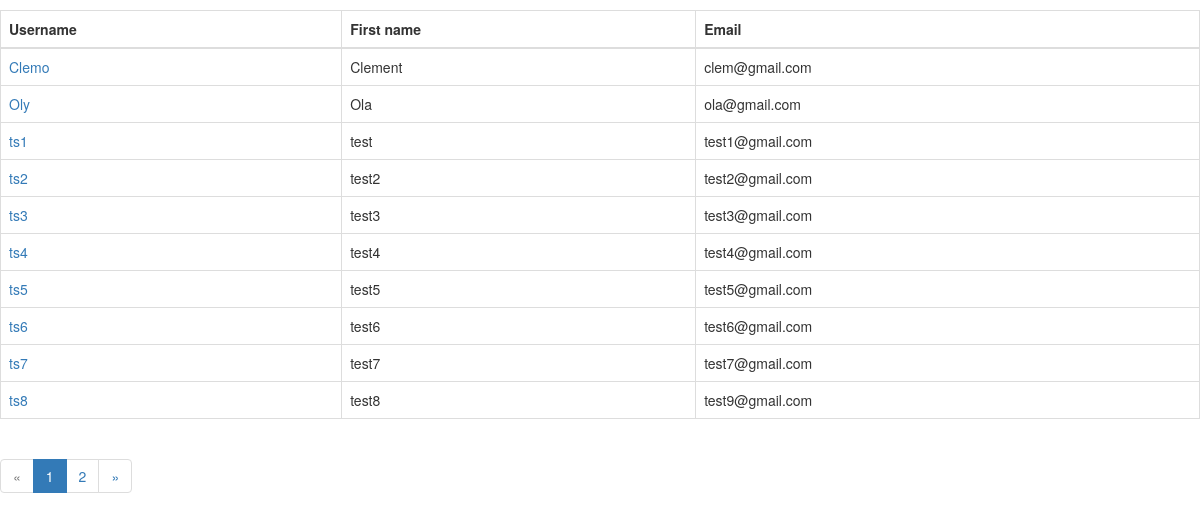
/users/, run on the app's committed database.
### users/models.py (models this page shows, shortened)
class User(models.Model):
    user_name = models.CharField(max_length=50)
    first_name = models.CharField( max_length=50)
    user_email = models.CharField( max_length=50)

### users/views.py (the view)
def index(request):
    users_list = User.objects.all()
    page = request.GET.get('page', 1)
    paginator = Paginator(users_list, 10)
    try:
        users = paginator.page(page)
    except PageNotAnInteger:
        users = paginator.page(1)
    except EmptyPage:
        users= paginator.page(paginator.num_pages)
    context= {'users':users }
    return render(request, 'users/index.htm', context)

### users/templates/users/index.htm (shortened to what this page needs)
<!DOCTYPE html>
<html lang="en">
<head>
    <link rel="stylesheet" type="text/css" href="https://maxcdn.bootstrapcdn.com/bootstrap/3.3.7/css/bootstrap.min.css">
</head>
<body>
    <table class="table table-bordered">
        <thead>
            <tr>
                <th>Username</th>
                <th>First name</th>
                <th>Email</th>
            </tr>
        </thead>
        <tbody>
            {% if users %}
    <ul>
        {% for user in users  %}
            <tr>
                <td><a href="{% url 'users:detail' user.id %}">{{ user.user_name }}</a></td>
                <td>{{ user.first_name }}</td>
                <td>{{ user.user_email }}</td>
            </tr>
        {% endfor %}
    </ul>
    {% endif %}
        </tbody>
    </table>
    {% if users.has_other_pages %}
        <ul class="pagination border=3">
            {% if users.has_previous %}
                <li><a href="?page={{ users.previous_page_number }}">&laquo;</a></li>
            {% else %}
                <li class="disabled"><span>&laquo;</span></li>
            {% endif %}
            {% for i in users.paginator.page_range %}
                {% if users.number == i %}
                    <li class="active"><span>{{ i }}<span class="sr-only">(current)</span></span></li>
                {% else %}
                    <li><a href="?page={{ i }}">{{ i }}</a></li>
                {% endif %}
            {% endfor %}
            {% if users.has_next %}
                <li><a href="?page={{ users.next_page_number }}">&raquo;</a></li>
            {% else %}
                <li class="disabled"><span>&raquo;</span></li>
            {% endif %}
        </ul>
    {% endif %}
</body>
</html>

### data on the page
User: user_name "Clemo", first_name "Clement", user_email "clem@gmail.com"
User: user_name "Oly", first_name "Ola", user_email "ola@gmail.com"
User: user_name "ts1", first_name "test", user_email "test1@gmail.com"
User: user_name "ts2", first_name "test2", user_email "test2@gmail.com"
User: user_name "ts3", first_name "test3", user_email "test3@gmail.com"
User: user_name "ts4", first_name "test4", user_email "test4@gmail.com"
User: user_name "ts5", first_name "test5", user_email "test5@gmail.com"
User: user_name "ts6", first_name "test6", user_email "test6@gmail.com"
User: user_name "ts7", first_name "test7", user_email "test7@gmail.com"
User: user_name "ts8", first_name "test8", user_email "test9@gmail.com"

### other printed values
{{ i }} "1"
{{ i }} "2"
